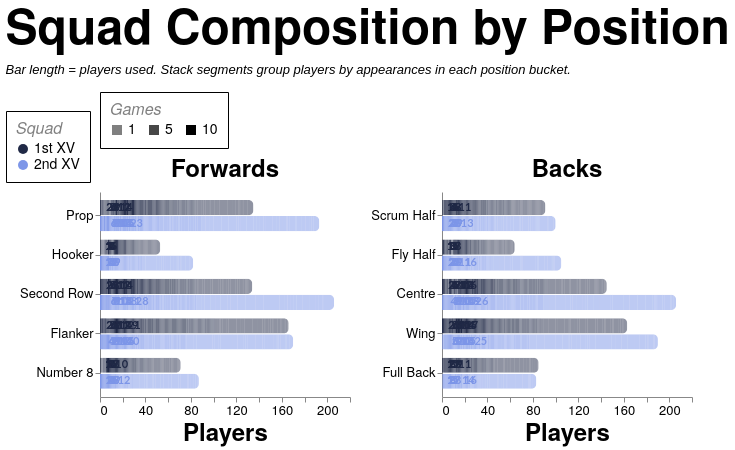

Express this chart as Vega-Lite.
### Vega-Lite specification from a JSON file in a GitHub repository (floating-point values rounded to 4 significant figures; data arrays with more than 128 entries replaced by an {"elided": "..."} marker saying what was removed)
{"config": {"axis": {"labelFont": "PT Sans Narrow, Helvetica Neue, Helvetica, Arial, sans-serif", "titleFont": "PT Sans Narrow, Helvetica Neue, Helvetica, Arial, sans-serif", "labelFontSize": 13, "titleFontSize": 24, "gridColor": "#202947", "gridOpacity": 0.2, "zindex": 1}, "text": {"font": "Lato, sans-serif"}, "bar": {"cornerRadiusEnd": 5}, "header": {"labelFont": "PT Sans Narrow, Helvetica Neue, Helvetica, Arial, sans-serif", "titleFont": "PT Sans Narrow, Helvetica Neue, Helvetica, Arial, sans-serif", "labelFontSize": 24, "titleFontSize": 28, "labelFontWeight": "bold", "orient": "left"}, "legend": {"labelFont": "PT Sans Narrow, Helvetica Neue, Helvetica, Arial, sans-serif", "titleFont": "PT Sans Narrow, Helvetica Neue, Helvetica, Arial, sans-serif", "labelFontSize": 14, "titleFontSize": 16, "titlePadding": 5, "fillColor": "white", "strokeColor": "black", "padding": 10, "titleFontWeight": "lighter", "titleFontStyle": "italic", "titleColor": "gray", "offset": 10}, "title": {"font": "PT Sans Narrow, Helvetica Neue, Helvetica, Arial, sans-serif", "fontSize": 48, "fontWeight": "bold", "anchor": "start", "align": "center", "titlePadding": 20, "subtitlePadding": 10, "subtitleFontSize": 13, "subtitleColor": "", "subtitleFontStyle": "italic", "offset": 15, "color": "black"}, "axisX": {"labelAngle": 0}, "facet": {"title": null, "header": null, "align": {"row": "each", "column": "each"}}, "resolve": {"scale": {"y": "independent", "facet": "independent"}}, "background": "transparent", "scale": {"offsetBandPaddingOuter": 0.2, "offsetBandPaddingInner": 0.1}, "view": {"stroke": null, "background": "transparent"}}, "data": {"name": "data-821096761ac51b709b83ac762e32e64b"}, "facet": {"column": {"field": "unit", "sort": ["Forwards", "Backs"], "title": null, "type": "nominal"}}, "spec": {"layer": [{"mark": {"type": "bar"}, "encoding": {"color": {"field": "squad", "legend": {"labelExpr": "datum.value + ' XV'", "orient": "bottom-right", "title": "Squad"}, "scale": {"domain": ["1st", "2nd"], "range": ["#202946", "#7d96e8"]}, "type": "nominal"}, "detail": {"field": "games", "type": "quantitative"}, "opacity": {"field": "games", "legend": {"orient": "top", "title": "Games", "titleOrient": "top", "values": [1, 5, 10]}, "scale": {"domain": [1, 10], "range": [0.5, 1]}, "type": "quantitative"}, "order": {"field": "games", "sort": "descending", "type": "quantitative"}, "tooltip": [{"field": "season", "title": "Season", "type": "nominal"}, {"field": "squad", "title": "Squad", "type": "nominal"}, {"field": "unit", "title": "Unit", "type": "nominal"}, {"field": "position", "title": "Position", "type": "nominal"}, {"field": "players", "title": "Players", "type": "quantitative"}, {"field": "games", "title": "Appearances per player", "type": "quantitative"}], "x": {"axis": {"grid": false, "tickMinStep": 1}, "field": "players", "stack": "zero", "title": "Players", "type": "quantitative"}, "y": {"field": "position", "sort": {"field": "position_order", "op": "min", "order": "ascending"}, "title": null, "type": "nominal"}, "yOffset": {"field": "squad", "scale": {"paddingInner": 0.05, "paddingOuter": 0.01}, "sort": ["1st", "2nd"], "type": "nominal"}}}, {"mark": {"type": "text", "align": "left", "baseline": "middle", "dx": 4, "fontSize": 11, "fontWeight": "bold"}, "encoding": {"color": {"field": "squad", "legend": {"labelExpr": "datum.value + ' XV'", "orient": "bottom-right", "title": "Squad"}, "scale": {"domain": ["1st", "2nd"], "range": ["#202946", "#7d96e8"]}, "type": "nominal"}, "text": {"field": "total_players", "format": ".0f", "type": "quantitative"}, "tooltip": [{"field": "season", "title": "Season", "type": "nominal"}, {"field": "countModeLabel", "title": "Position Count Mode", "type": "nominal"}, {"field": "squad", "title": "Squad", "type": "nominal"}, {"field": "unit", "title": "Unit", "type": "nominal"}, {"field": "position", "title": "Position", "type": "nominal"}, {"field": "total_players", "title": "Total Players", "type": "quantitative"}], "x": {"axis": {"grid": false, "tickMinStep": 1}, "field": "total_players", "type": "quantitative"}, "y": {"field": "position", "sort": {"field": "position_order", "op": "min", "order": "ascending"}, "title": null, "type": "nominal"}, "yOffset": {"field": "squad", "scale": {"paddingInner": 0.05, "paddingOuter": 0.01}, "sort": ["1st", "2nd"], "type": "nominal"}}, "transform": [{"aggregate": [{"op": "sum", "field": "players", "as": "total_players"}], "groupby": ["season", "countMode", "countModeLabel", "squad", "unit", "position", "position_order"]}]}], "height": {"step": 16}, "width": 250}, "resolve": {"scale": {"x": "shared", "y": "independent"}}, "spacing": 20, "title": {"text": "Squad Composition by Position", "subtitle": ["Bar length = players used. Stack segments group players by appearances in each position bucket."]}, "$schema": "https://vega.github.io/schema/vega-lite/v5.20.1.json", "datasets": {"data-821096761ac51b709b83ac762e32e64b": {"elided": "1520 records"}}}
